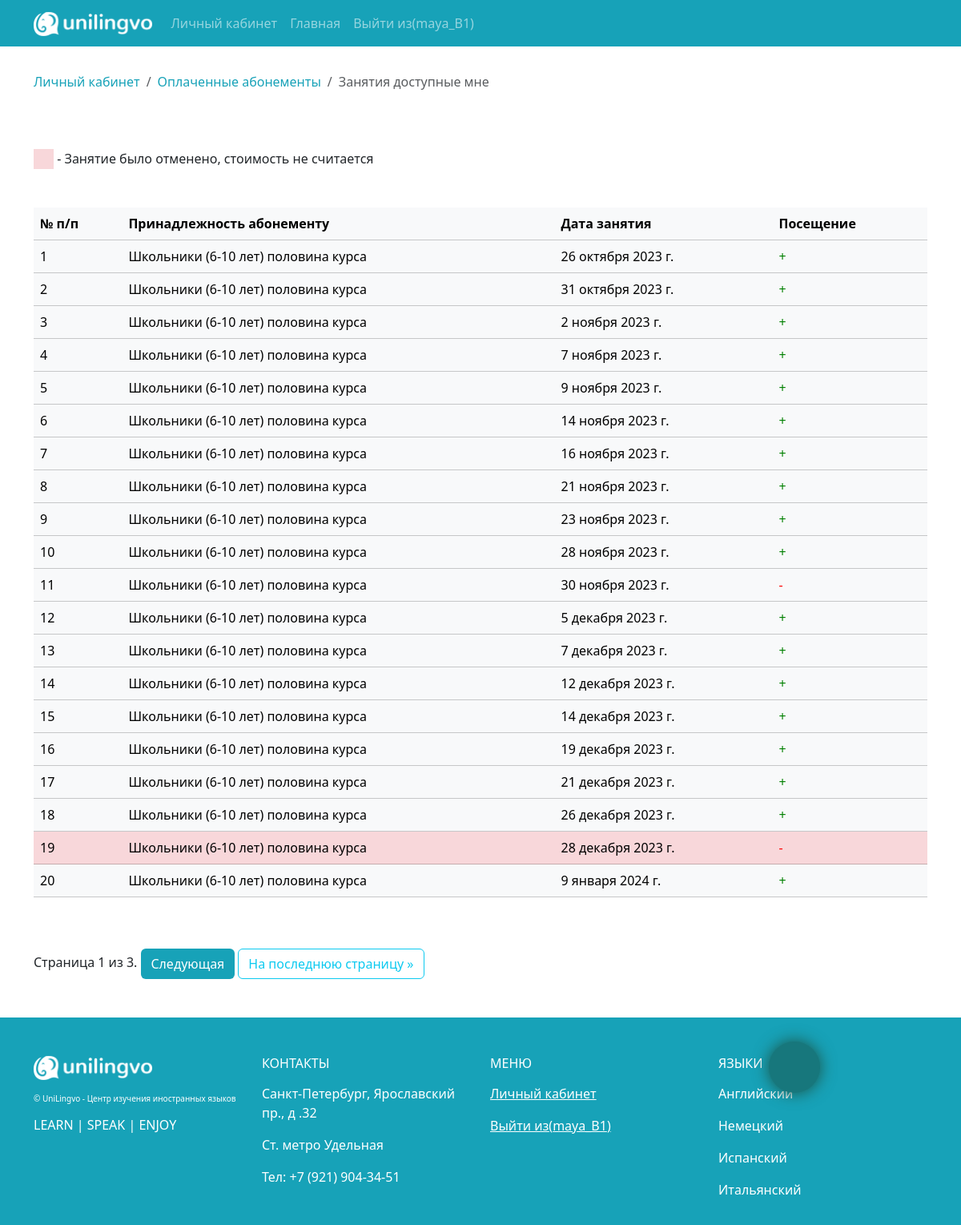
The page /abonements/student-payment-lessons/100 (signed in) on the database its author committed.
### app_abonements/models.py (models this page shows, shortened)
class StudentPaymenatLessons(models.Model):
    lesson = models.ForeignKey(TimeTable, on_delete=models.CASCADE, verbose_name="К какому уроку ")
    payment_abonement = models.ForeignKey(PaymentAbonement, on_delete=models.CASCADE, verbose_name="К какой оплате студента")
    class Meta:
        verbose_name = "Оплаченное занятие пользователя"
        verbose_name_plural = "Оплаченные занятия пользователя"

class PaymentAbonement(models.Model):
    student = models.ForeignKey(Student, on_delete=models.CASCADE, verbose_name="Какой студент")
    abonement = models.ForeignKey(Abonement , on_delete=models.CASCADE, verbose_name="Какой абонемент")
    date_start = models.DateField(verbose_name="Дата старта абонемента")
    date_payment = models.DateField(verbose_name="Дата оплаты абонемента абонемента")
    class Meta:
        verbose_name = "Оплата абонемента"
        verbose_name_plural = "Оплаты абонементов"

class Abonement(models.Model):
    name = models.CharField(verbose_name="Название абонемента", max_length=255)
    amount_lesson = models.IntegerField(verbose_name="Кол-во занятий")
    price = models.IntegerField(verbose_name="Стоимость абонемента (руб.)")
    duration = models.CharField(verbose_name="Продолжительность 1 занятия", max_length=255)
    description  = models.TextField(verbose_name="Описание")
    course = models.ManyToManyField(TrainingProgramm, verbose_name="К какому курсу", related_name='abonement_courses')
    photo = models.ImageField(verbose_name="Фото", upload_to=get_file_path)
    class Meta:
        verbose_name = "Абонемент"
        verbose_name_plural = "Абонементы"

### app_timetable/models.py (models this page shows, shortened)
class TimeTable(models.Model):
    group = models.ForeignKey(LearingGroup, on_delete=models.CASCADE, verbose_name='Для какой группы')
    date = models.DateField(verbose_name='Дата проведения занятия')
    comment = models.TextField(verbose_name='Комментарий', blank=True)
    canceled = models.BooleanField(verbose_name="Отмена (x - отмены нет)", blank=True, default=False)
    class Meta:
        verbose_name = "Расписание занятия группы"
        verbose_name_plural = "Расписание занятий групп"

### app_abonements/views.py (the view)
# urls.py: path('student-payment-lessons/<int:id_payment_abonement>', StudentPaymentLesson.as_view(), name="student_payment_lessons"),
class StudentPaymentLesson(DataMixin, LoginRequiredMixin, ListView):
    paginate_by = 20
    template_name = "app_abonements/student_payment_lessons.html"
    def get_context_data(self, **kwargs):
        context = super().get_context_data(**kwargs)
        context['sort_form'] = SortStudentAbonement(self.request.GET, stud = self.request.user)
        context['breadcrumbs'] = [
            {'link': reverse('profiles:personal_area'), 'title':'Личный кабинет'},
            {'link' : reverse('abonements:student_abonements'), 'title' : 'Оплаченные абонементы'},
            {'link': '#', 'title': "Занятия доступные мне"}
        ]
        data_mixin_context = self.get_user_context(title = "Доступные занятия")
        return dict(list(context.items()) + list(data_mixin_context.items()))
    def get_queryset(self):
       return StudentPaymenatLessons.objects.filter(payment_abonement__student = self.request.user, payment_abonement_id = self.kwargs["id_payment_abonement"]).order_by('lesson__date')

### app_journal/templatetags/app_journal_tags.py (called while the page is built)
@register.simple_tag()
def is_was(id_student , id_lesson):
    stud = Student.objects.get(id = id_student)
    attendance = Attendance.objects.filter(student=stud, lesson_date = id_lesson, was = True)
    if attendance:
        return True
    else:
        return False

### app_lancen/templatetags/lancen_tags.py (called while the page is built)
@register.inclusion_tag('templatetags/breadcrumbs.html')
def breadcrums(list):
    return {'breadcrumbs': list}

### app_lancen/utils.py (called while the page is built)
    def get_user_context(self, **kwargs):
        context = kwargs
        modern_menu = menu.copy()
        if  self.request.user.is_authenticated:
            modern_menu.append({'title' : "Личный кабинет" , 'link' : 'profiles:personal_area'})
        if self.request.user.groups.filter(name='teacher').exists():
            context["pers_area_items"] = teacher_pers_area_items
        if self.request.user.groups.filter(name='student').exists():
            context["pers_area_items"] = student_pers_area_items
        if self.request.user.is_superuser:
            context["pers_area_items"] = admin_pers_area_items
        context['menu'] = modern_menu
        context["recall_form"] = RecallForm
        context['contact_form'] = ContactForm
        return context

### templates/app_abonements/student_payment_lessons.html (shortened to what this page needs)
{% extends 'base.html' %}
{% load app_journal_tags %}
{% load lancen_tags %}
{% load bootstrap5 %}
{% load static %}
{% block other_css %}
<link rel="stylesheet" href="{% static 'app_journal/css/journal.css' %}">
{% endblock other_css %}
{% block content %}
{% breadcrums breadcrumbs %}
<section class = "pb-5 pt-5">
    <div class="d-flex flex-wrap align-items-center">
        <div class="canceled_lesson table-danger"></div>
        <div class="ml-3"> &nbsp;- Занятие было отменено, стоимость не считается</div>
    </div>
    <div class="journal_wrapper">
        <table class = "table table-light table-hover mt-5">
            <tr>
                <th>№ п/п</th>
                <th>Принадлежность абонементу</th>
                <th>Дата занятия</th>
                <th>Посещение</th>
            </tr>
            {% for item in  object_list %}
            <tr {% if item.lesson.canceled %} class = "table-danger"{% endif %}>
                <td>{{forloop.counter}}</td>
                <td>{{item.payment_abonement.abonement.name}}</td>
                <td>{{item.lesson.date}}</td>
                <td>
                    {% is_was id_student=request.user.id id_lesson=item.lesson.id as is_was %}
                    {% if is_was %}
                        <span style = "color:green;">+</span>
                    {% else %}
                        <span style = "color:red;">-</span>
                    {% endif %}
                </td>
            </tr>
            {% empty %}
            <tr>
                <td>--</td>
                <td>--</td>
                <td>--</td>
            </tr>
            {% endfor %}
        </table>
    </div>
    <div class="pagination mt-5">
        <span class="step-links">
            <span class="current">
                Страница {{ page_obj.number }} из {{ page_obj.paginator.num_pages }}.
            </span>
            {% if page_obj.has_next %}
                <a class = "btn my_bg_info text-white" href="?page={{ page_obj.next_page_number }}">Следующая</a>
                <a class = "btn btn-outline-info" href="?page={{ page_obj.paginator.num_pages }}">На последнюю страницу &raquo;</a>
            {% endif %}
        </span>
    </div>
</section>
{% endblock content %}

### templates/base.html (shortened to what this page needs)
<!DOCTYPE html>
<html lang="en" class="h-100">
<head>
    {% load static %}
    {% load bootstrap5 %}
    {% load bootstrap_icons %}
    {% bootstrap_css %}
    <link type="text/css" href="{% static 'app_lancen/css/style.css' %}" rel="stylesheet" />
    <link rel="stylesheet" href="https://cdn.jsdelivr.net/npm/bootstrap-icons@1.9.1/font/bootstrap-icons.css">
    {% block other_css %}{% endblock other_css %}
</head>
<body class="d-flex flex-column h-100">
    <header>
        <nav class="navbar navbar-expand-lg navbar-dark my_bg_info" >
            <div class="container">
              <a class="navbar-brand" href="{% url 'lancen:index' %}">
                <img src="{% static 'app_lancen/img/new_lancen_logo.png' %} " alt="" style = "height:30px;">
              </a>
              <div class="collapse navbar-collapse" id="navbarSupportedContent">
                <ul class="navbar-nav me-auto mb-2 mb-lg-0">
                    {% for m in menu %}
                    <li class="nav-item">
                        <a class="nav-link" href="{% url m.link  %}" >
                            {{m.title}}
                        </a>
                    </li>
                    {% endfor %}
                    <li class="nav-item"><a class="nav-link" href="https://unilingvo.ru/">Главная</a></li>
                    <li class="nav-item">
                        {% if not request.user.is_authenticated %}
                        <a class="nav-link" href="{% url 'profiles:login' %}">Авторизация</a>
                        {% else %}
                        <a class="nav-link" href="{% url 'profiles:logout' %}">Выйти из({{request.user.username}})</a>
                        {% endif %}
                    </li>
                </ul>
              </div>
            </div>
        </nav>
    </header>
    <main>
        <div class="container">
            {% block content %}{% endblock content %}
        </div>
    </main>
    <footer class="footer mt-auto py-3 my_bg_info pt-5">
        <div class="container">
            <div class="row text-white">
                <div class="col-lg-3 col-md-6 col-sm-12">
                    <div class="logo" >
                        <img src="{% static 'app_lancen/img/new_lancen_logo.png' %} " alt="" style = "height:30px;">
                    </div>
                    <div class="mt-3">
                        <p style = "font-size: 10px;">&copy; UniLingvo - Центр изучения иностранных языков</p>
                        <h6>LEARN | SPEAK | ENJOY</h6>
                    </div>
                </div>
                <div class="col-lg-3 col-md-6 col-sm-12">
                   <h6 class = "">КОНТАКТЫ</h6>
                    <p class = "mt-3"> Санкт-Петербург, Ярославский пр., д .32</p>
                    <p class = "mt-3"> Ст. метро Удельная</p>
                    <p class = "mt-3"> Тел: +7 (921) 904-34-51</p>
                </div>
                <div class="col-lg-3 col-md-6 col-sm-12 ">
                    <h6 class = "">МЕНЮ</h6>
                    {% for m in menu  %}
                        <p class = "mt-3"> <a href="{% url m.link %}" class = "text-white">{{m.title}}</a></p>
                    {% endfor %}
                    {% if not request.user.is_authenticated %}
                    <p class = "mt-3"><a class="text-white" href="{% url 'profiles:login' %}">Авторизация</a></p>
                    {% else %}
                    <p class = "mt-3"><a class="text-white" href="{% url 'profiles:logout' %}">Выйти из({{request.user.username}})</a></p>
                    {% endif %}
                </div>
                <div class="col-lg-3 col-md-6 col-sm-12">
                    <h6 class = "">ЯЗЫКИ</h6>
                    <p class = "mt-3"> Английский</p>
                    <p class = "mt-3"> Немецкий</p>
                    <p class = "mt-3"> Испанский</p>
                    <p class = "mt-3"> Итальянский</p>
                </div>
            </div>
        </div>
    </footer>
{% block call_icons %}
    <div class="call_button_wrapper">
        {% if request.user.is_authenticated %}
        <a class="animate_icon call_icon_main" data-bs-toggle="offcanvas" href="#offcanvasExample" role="button" aria-controls="offcanvasExample">
        </a>
        {% endif %}
    </div>
{% endblock call_icons %}
</body>
</html>

### app_lancen/static/app_lancen/css/style.css (style rules this page uses)
.my_bg_info { background-color:#17a2b8 !important; }
.call_button_wrapper { display: flex; justify-content: space-between; align-items: center; width: 180px; position: fixed; top: 85%; right: 5%; z-index: 2; }
.message_icon_main, .call_icon_main, .arrow_up { min-width: 4.0rem; min-height: 4.0rem; display: flex; justify-content: center; align-items: center; font-size: 1.0rem; color: white; border-radius: 100%; background-color: #17777c; box-shadow: 0 0 20px #1d5243; cursor: pointer; transition: 5s all ease; }

### app_journal/static/app_journal/css/journal.css (style rules this page uses)
.journal_wrapper { width:100%; overflow: auto; }

### templates/app_abonements/student_payment_lessons.html (style rules this page uses)
.canceled_lesson { background-color: #f8d7da; width:25px; height:25px; }

### rows shown on the page
StudentPaymenatLessons: payment_abonement.abonement.name "Школьники (6-10 лет) половина курса", lesson "26 октября 2023 г."
StudentPaymenatLessons: payment_abonement.abonement.name "Школьники (6-10 лет) половина курса", lesson "31 октября 2023 г."
StudentPaymenatLessons: payment_abonement.abonement.name "Школьники (6-10 лет) половина курса", lesson "2 ноября 2023 г."
StudentPaymenatLessons: payment_abonement.abonement.name "Школьники (6-10 лет) половина курса", lesson "7 ноября 2023 г."
StudentPaymenatLessons: payment_abonement.abonement.name "Школьники (6-10 лет) половина курса", lesson "9 ноября 2023 г."
StudentPaymenatLessons: payment_abonement.abonement.name "Школьники (6-10 лет) половина курса", lesson "14 ноября 2023 г."
StudentPaymenatLessons: payment_abonement.abonement.name "Школьники (6-10 лет) половина курса", lesson "16 ноября 2023 г."
StudentPaymenatLessons: payment_abonement.abonement.name "Школьники (6-10 лет) половина курса", lesson "21 ноября 2023 г."
StudentPaymenatLessons: payment_abonement.abonement.name "Школьники (6-10 лет) половина курса", lesson "23 ноября 2023 г."
StudentPaymenatLessons: payment_abonement.abonement.name "Школьники (6-10 лет) половина курса", lesson "28 ноября 2023 г."
StudentPaymenatLessons: payment_abonement.abonement.name "Школьники (6-10 лет) половина курса", lesson "30 ноября 2023 г."
StudentPaymenatLessons: payment_abonement.abonement.name "Школьники (6-10 лет) половина курса", lesson "5 декабря 2023 г."
StudentPaymenatLessons: payment_abonement.abonement.name "Школьники (6-10 лет) половина курса", lesson "7 декабря 2023 г."
StudentPaymenatLessons: payment_abonement.abonement.name "Школьники (6-10 лет) половина курса", lesson "12 декабря 2023 г."
StudentPaymenatLessons: payment_abonement.abonement.name "Школьники (6-10 лет) половина курса", lesson "14 декабря 2023 г."
StudentPaymenatLessons: payment_abonement.abonement.name "Школьники (6-10 лет) половина курса", lesson "19 декабря 2023 г."
StudentPaymenatLessons: payment_abonement.abonement.name "Школьники (6-10 лет) половина курса", lesson "21 декабря 2023 г."
StudentPaymenatLessons: payment_abonement.abonement.name "Школьники (6-10 лет) половина курса", lesson "26 декабря 2023 г."
StudentPaymenatLessons: payment_abonement.abonement.name "Школьники (6-10 лет) половина курса", lesson "28 декабря 2023 г."
StudentPaymenatLessons: payment_abonement.abonement.name "Школьники (6-10 лет) половина курса", lesson "9 января 2024 г."

### other values the page prints
{{ m.title }} "Личный кабинет"
{{ request.user.username }} "maya_B1"
{{ item.title }} "Личный кабинет" "Оплаченные абонементы"
{{ item.title }} "Занятия доступные мне"
{{ page_obj.number }} "1"
{{ page_obj.paginator.num_pages }} "3"
